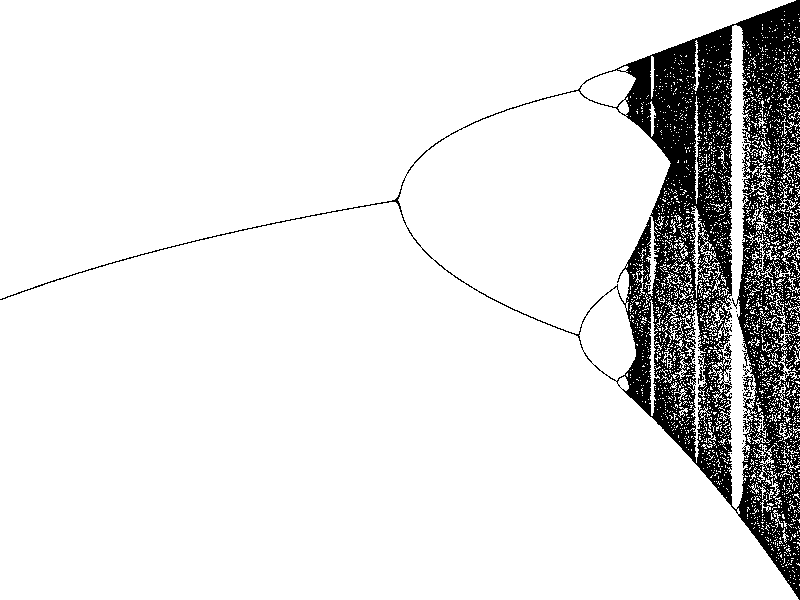

Recreate this plot in MATLAB.
% Logistics Map 
%       Classic chaos example. Plots semi-stable values of
%       x(n+1) = r*x(n)*(1-x(n)) as r increases to 4.
%
% Michael Hanchak, Dayton OH, USA, 2011

clear
scale = 10000; % determines the level of rounding
maxpoints = 200; % determines maximum values to plot
N = 3000; % number of "r" values to simulate
a = 2.0; % starting value of "r"
b = 4; % final value of "r"... anything higher diverges.
rs = linspace(a,b,N); % vector of "r" values
M = 500; % number of iterations of logistics equation

% Loop through the "r" values
for j = 1:length(rs)
    
    r=rs(j); % get current "r"
    x=zeros(M,1); % allocate memory
    x(1) = 0.5; % initial condition (can be anything from 0 to 1)
    
    for i = 2:M, % iterate
        x(i) = r*x(i-1)*(1-x(i-1));
    end
    % only save those unique, semi-stable values
    out{j} = unique(round(scale*x(end-maxpoints:end)));
end

% Rearrange cell array into a large n-by-2 vector for plotting
data = [];
for k = 1:length(rs)
    n = length(out{k});
    data = [data;  rs(k)*ones(n,1),out{k}];
end

% Plot the data
figure(97);clf
h=plot(data(:,1),data(:,2)/scale,'k.');
set(h,'markersize',1)
axis tight
set(gca,'units','normalized','position',[0 0 1 1])
set(gcf,'color','white')
axis off